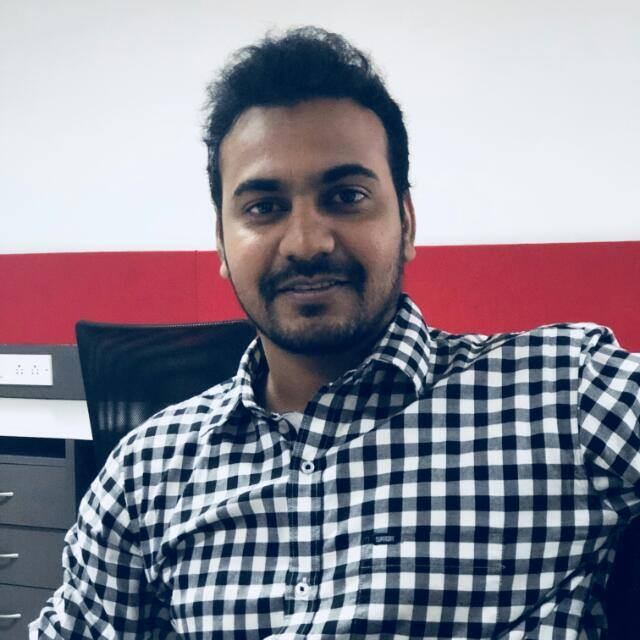
#> input picture dp.jpeg, 640 x 640 px
$ python tutorial1.py
#> lines starting #> are read from the running program, lines starting #| are printed output that depends on the picture
import numpy as np
from cv2 import cv2 as cv


def read_image(read_mode=1, image_path=None):
#> called with read_mode = 0, image_path = 'dp.jpeg'
    img = cv.imread(image_path, read_mode)
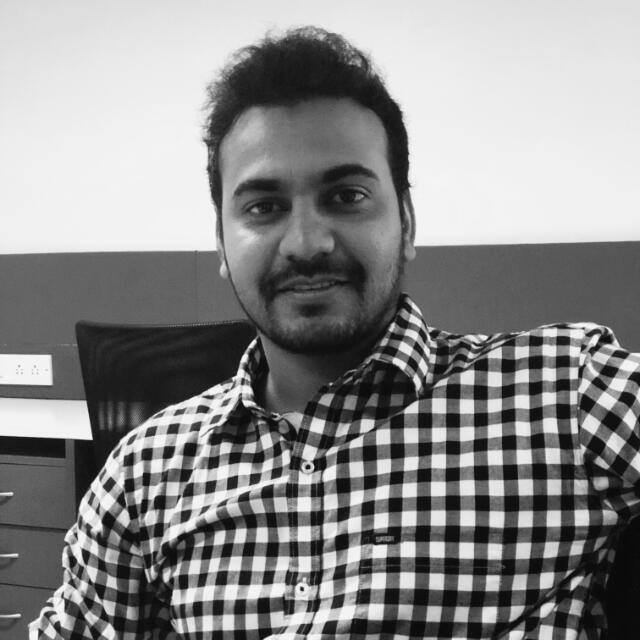
#> img: shape (640, 640); min 0, max 255, mean 139.1
    return img


def show_image(image_name, image):
    cv.imshow(image_name, image)
    cv.waitKey(100)
    cv.destroyAllWindows()


img = read_image(0, "dp.jpeg")
show_image("image", img)
